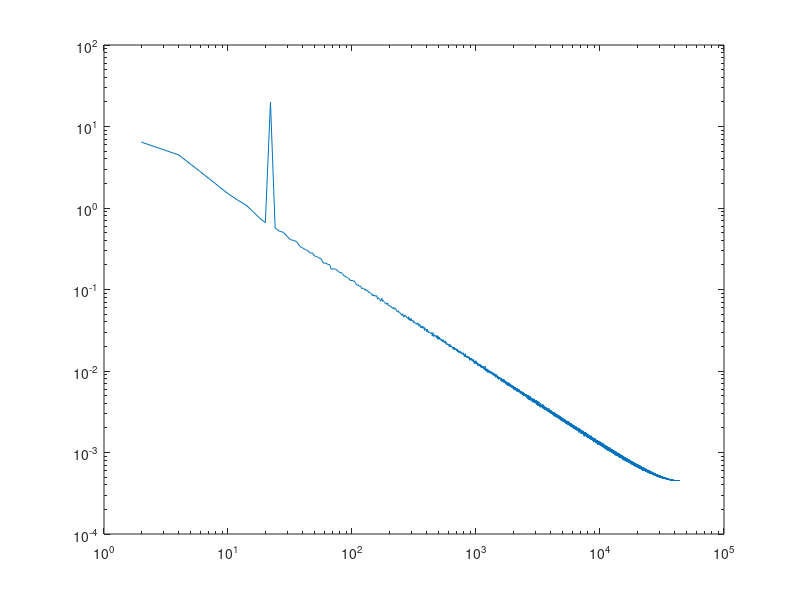

MATLAB code to generate this figure:
pkg load control;

s = tf('s');

Fs = 44e3;
Ts = 1/Fs;
Tend = 100;

Fgrenz = 1; %Hz
wgrenz = 2*pi*Fgrenz;

G = tf([1],[1/wgrenz 1]);

t = 0:Ts:1;
n = 1*randn(size(t))+10*sin(2*pi*10*t);
[y,ty] = lsim(G,n,t);

plot(t,n,ty,y);

Y = fft(y);
df = Fs*2/length(t);
f = df:df:Fs*2;

Y = Y(1:floor(length(Y)/2))/length(Y)*2;
f = f(1:floor(length(f)/2));

loglog(f,20*abs(Y));